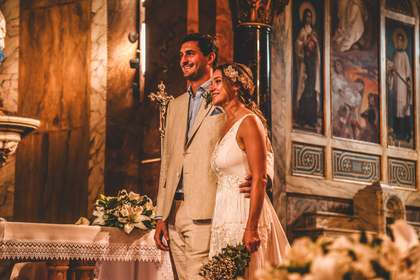
#> input picture 03-FOTOS-OPTIMIZADAS/nuevas/thumb/nw__IMG_9717.jpg, 420 x 280 px
$ python -i lupa.py   (imports and definitions only)
#> lines starting #> are read from the running program, lines starting #| are printed output that depends on the picture; after the words box and inside, x2 and y2 are one past the last pixel; in counts of white or black regions, pixels touching at a corner belong together
#> further down, picture is the input picture: PIL image 420x280 RGB; mean R, G, B 142.3, 94.8, 66.2
# -*- coding: utf-8 -*-
"""Lupa, la crítica de diseño: revisión automática de cada pieza antes de que
llegue a Martin.

Revisa lo que se puede medir (archivos, medidas, peso, duración, pie de foto,
reglas de marca) y escribe la columna `revision` de la planilla:

    ok                      pasa; el flujo 07 se la manda a Martin
    ok · nota: ...          pasa, con algo para mirar
    frenado: ...            no llega a Martin hasta que se corrija
    frenado a mano: ...     lo frenó el agente Lupa mirándola; el script no lo
                            pisa (se borra a mano cuando está corregida)

Desde el 28/10/2026 también frena la foto que no llena un lienzo vertical
(4:5 o 9:16): foto horizontal, franjas, fondo desenfocado o marco alrededor
(foto_horizontal y franjas, más abajo).

Lo que no se mide (si la foto es de las mejores, si la semana se ve pareja en
la grilla) lo mira el agente Lupa (.claude/agents/lupa-critica-diseno.md) con
la hoja de contacto de la semana que arma este mismo script.

    python3 10-MOTOR/lupa.py                      # revisa toda la planilla
    python3 10-MOTOR/lupa.py --semana 2026-10-19  # además, hoja de contacto
    python3 10-MOTOR/lupa.py --sin-fotos          # sin comparar fotos (rápido)
"""
import os, re, sys, csv, json, datetime as dt
import numpy as np
from PIL import Image, ImageFilter

RAIZ = os.path.dirname(os.path.dirname(os.path.abspath(__file__)))
IG = os.path.join(RAIZ, "08-CONTENIDO-INSTAGRAM")
CSV = os.path.join(RAIZ, "11-AUTOMATIZACION", "calendario_instagram.csv")
SALIDA = os.path.join(RAIZ, "06-NOTAS", "lupa")

MB = 1024 * 1024
# reglas de marca que frenan (ver 09-ESTUDIO/EQUIPO.md)
PROHIBIDO = [
    (r"antes\s*(y|/)\s*despu[eé]s", "habla de antes/después: no tenemos el original sin editar"),
    (r"sin\s+edit", "promete un 'sin editar' que no tenemos"),
]
CTA = re.compile(r"\+?598\s?9\d|whats ?app|wa\.me|escribime|link en (la )?bio", re.I)

# Lo que Martin enseñó (09-ESTUDIO/APRENDIZAJES.md, 24 y 26/10/2026): el texto
# de una pieza no nombra un lugar que no esté confirmado para ESA foto
# (10-MOTOR/fotos.json), y si habla de carta, platos o comida, la foto muestra
# comida, no un kamado ni un fuego.
LUGARES = re.compile(r"\b(uruguay\w*|montevideo|colonia|punta del este|jos[eé] ignacio|la barra|rambla|"
                     r"ciudad vieja|pocitos|carrasco|punta carretas|maldonado|rocha|canelones|pir[ií][aá]polis|"
                     r"cabo polonio|mallorca|palma|espa[ñn]a|barcelona|madrid|estambul|istanbul|turqu[ií]a|"
                     r"los [aá]ngeles|california|hollywood|venice|nueva york|new york|manhattan|central park|bear mountain|"
                     r"nueva jersey|new jersey|drach|buenos aires|argentina|latu)\b", re.I)
COMIDA_TXT = re.compile(r"\b(carta|men[uú]|platos?|comida|delivery|se come|hambre)\b", re.I)
_IDX = None


# [33 lines left out: functions _indice_piezas, lugar_y_tema, not called in this run]


# ------------------------------------------------------------ foto horizontal en lienzo vertical
# Martin, 28/10/2026: "No me gusta que pongas una foto horizontal en un canva
# vertical". En un lienzo vertical (4:5 o 9:16) la foto lo llena de lado a
# lado: nada de foto chica sobre la misma foto desenfocada, franjas ni marco.
def _tramos(fila, minimo=20):
    """Máscara de los tramos largos y seguidos del salto (el borde de una foto
    es una línea entera; el de una línea de texto, no)."""
    f = fila.copy()
    f[1:-1] |= fila[:-2] & fila[2:]           # tapa huecos de un píxel
    out = np.zeros_like(f)
    i, n = 0, len(f)
    while i < n:
        if f[i]:
            j = i
            while j < n and f[j]:
                j += 1
            if j - i >= minimo:
                out[i:j] = True
            i = j
        else:
            i += 1
    return out


def franjas(im):
    """¿La foto quedó chica dentro del lienzo, con franjas, fondo desenfocado
    o marco alrededor? None si la foto llena el cuadro; si no, (nivel, dónde):
    'frenado' si hay franjas a los dos lados de la foto (arriba y abajo, o a
    los costados), 'nota' si hay una sola banda oscura y lisa cortada por una
    línea recta: puede ser una franja o un cielo detrás del texto, la mira Lupa.

    Cómo: busca líneas rectas de lado a lado (el borde de una foto pegada; el
    de una línea de texto o un horizonte natural se corta) y mira si del otro
    lado la imagen es lisa como un desenfoque o un color plano."""
    im = im.convert("L")
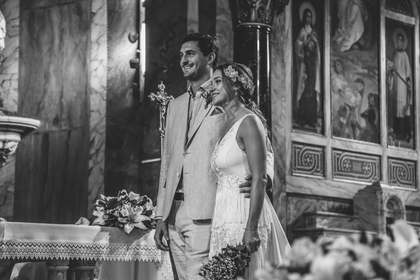
#> im: PIL image 420x280 L; min 4, max 254, mean 105.8
    W0, H0 = im.size
#> W0 = 420; H0 = 280
    w = 270
    h = max(8, int(round(H0 * w / W0)))
#> h = 180
    chica = im.resize((w, h), Image.BILINEAR)
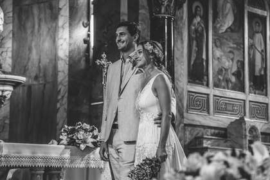
#> chica: PIL image 270x180 L; min 30, max 250, mean 105.8
    g = np.asarray(chica, dtype=np.float32)
    lap = np.asarray(chica.filter(ImageFilter.FIND_EDGES), dtype=np.float32)
    lap[0, :] = lap[-1, :] = 0
    lap[:, 0] = lap[:, -1] = 0
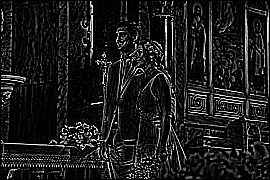
#> lap: shape (180, 270) float32; min 0, max 255, mean 28.5
    bandas = {}
    for eje in ("y", "x"):
        A = g if eje == "y" else g.T
        L = lap if eje == "y" else lap.T
        n, m = A.shape
        d = np.abs(A[2:, :] - A[:-2, :]) >= 8
        for i in range(len(d)):
            y = i + 1
            if y < 0.03 * n or y > 0.97 * n or d[i].mean() < 0.55:
                continue
            tramo = _tramos(d[i])
            if tramo.mean() < 0.55:
                continue
            for lado in ("antes", "despues"):
                if lado == "antes":
                    banda, bl, dentro = A[:y - 1, tramo], L[:y - 1, tramo], A[y + 1:y + 4, tramo]
                else:
                    banda, bl, dentro = A[y + 2:, tramo], L[y + 2:, tramo], A[max(0, y - 3):y, tramo]
                if len(banda) < 0.03 * n:
                    continue
                # el 30 % de las filas más lisas: el texto que va encima de la
                # franja no la esconde
                lisa = float(np.percentile((bl > 6).mean(axis=1), 30))
                if lisa >= 0.015:
                    continue
                # el borde de arriba de una línea de texto blanco no es una foto
                if float(dentro.mean()) > 215:
                    continue
                oscura = float(banda.mean()) < 90
                k = {("y", "antes"): "arriba", ("y", "despues"): "abajo",
                     ("x", "antes"): "a la izquierda", ("x", "despues"): "a la derecha"}[(eje, lado)]
                tam = len(banda) / n
                recta = float(tramo.mean())
                if k not in bandas or recta > bandas[k][2]:
                    bandas[k] = (tam, oscura and recta >= 0.6, recta)
#> this loop made 2 passes
#> pass 1, in franjas, `d = np.abs(A[2:, :] - A[:-2, :]) >= 8`:
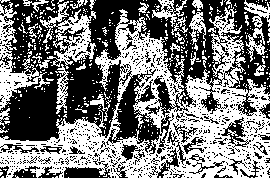
#> d: shape (178, 270) bool; 47.7% white; 426 white regions (396 under 20 px), largest, box (x1, y1, x2, y2) and area: (0, 7, 270, 178) 16236, (0, 2, 50, 110) 1428, (40, 0, 96, 69) 1363
#> pass 2, in franjas, `A = g if eje == "y" else g.T`:
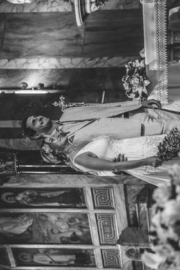
#> A: shape (270, 180) float32; min 30, max 250, mean 105.8
#> pass 2, in franjas, `L = lap if eje == "y" else lap.T`:
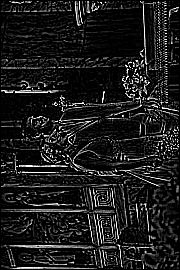
#> L: shape (270, 180) float32; min 0, max 255, mean 28.5
#> pass 2, in franjas, `d = np.abs(A[2:, :] - A[:-2, :]) >= 8`:
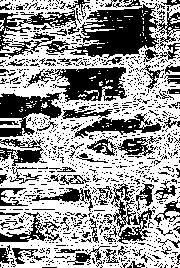
#> d: shape (268, 180) bool; 60.3% white; 1107 black regions (1023 under 20 px), largest, box (x1, y1, x2, y2) and area: (0, 0, 180, 59) 4506, (51, 67, 127, 102) 1698, (0, 92, 62, 137) 1425
#> after the loop, bandas = 0 items
    opuesto = {"arriba": "abajo", "abajo": "arriba",
               "a la izquierda": "a la derecha", "a la derecha": "a la izquierda"}
    # frena solo con franjas a los dos lados de la foto: una sola banda oscura
    # puede ser el degradado detrás del texto sobre un cielo con un borde recto
    # (un techo, el horizonte)
    fuertes = [(k, t) for k, (t, o, r) in bandas.items() if opuesto[k] in bandas]
#> fuertes = []
    if fuertes:
        return "frenado", ", ".join(f"{k} ({int(round(t * 100))} %)" for k, t in fuertes)
    flojas = [(k, t) for k, (t, o, r) in bandas.items() if o]
#> flojas = []
    if flojas:
        return "nota", ", ".join(f"{k} ({int(round(t * 100))} %)" for k, t in flojas)
    return None


# [16 lines left out: function _cuadros_video, not called in this run]


_FOTOS_PIEZA = None
# [176 lines left out: functions _fotos_de_pieza, foto_horizontal, _video, revisar, not called in this run]


# ------------------------------------------------------------ misma foto
_DESC = {}


# [179 lines left out: functions _descriptores, _misma, fotos_repetidas, hoja_de_contacto, main, not called in this run]


# [2 lines not run here, left out]

>>> from PIL import Image
>>> picture = Image.open('../03-FOTOS-OPTIMIZADAS/nuevas/thumb/nw__IMG_9717.jpg')
>>> result = franjas(picture)
